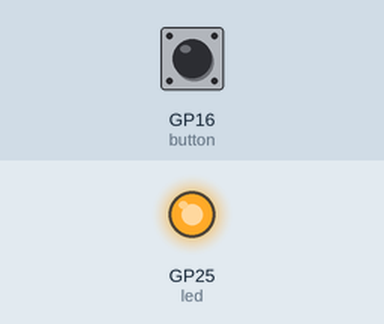
The program below on a simulated Raspberry Pi Pico running MicroPython. Parts: output pins drawn as LEDs (lit = HIGH). The test bench sets the inputs (shaded band); at power-on: GP16 (button) HIGH.

Above: at 1.2 s.
1.3 s: GP16 (button) pulled LOW for 0.15 s
At 1.37 s:
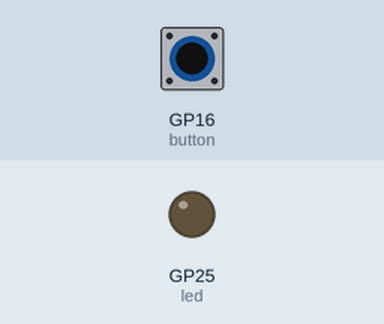
2.9 s: GP16 (button) pulled LOW for 3.2 s
At 6.5 s:
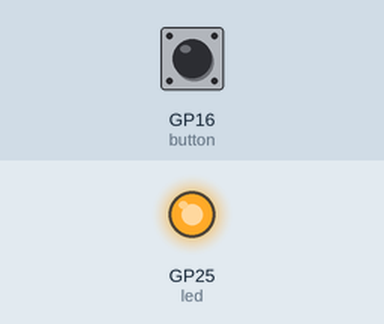
Timing chart, 0 to 8.0 s (numbered marks = the images above; inputs shaded):
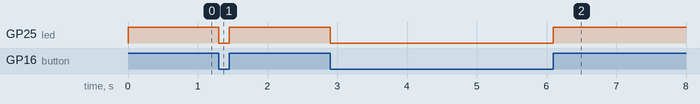

Measured:
- after the input at 1.3 s, GP25 (led): HIGH → LOW at once, → HIGH 0.15 s later
- after the input at 2.9 s, GP25 (led): HIGH → LOW at once, → HIGH 3.2 s later

The program:

pico-input-output.py
```python
# Read an input pin and turn onboard LED on when the input is high.
# code for Raspberry Pi Pico   J.Beale 7-March-2021

from machine import Pin  # for access to GPIO

led = Pin(25, Pin.OUT)                # set pin 25 (driving onboard LED) to output
button = Pin(16, Pin.IN, Pin.PULL_UP) # use pin 16 as input for a button going to ground

while True:
    if button.value():  # is input high?
        led.on()        # if so, turn LED on
    else:
        led.off()       # otherwise turn it off


# See also: https://projects.raspberrypi.org/en/projects/getting-started-with-the-pico/6
```
